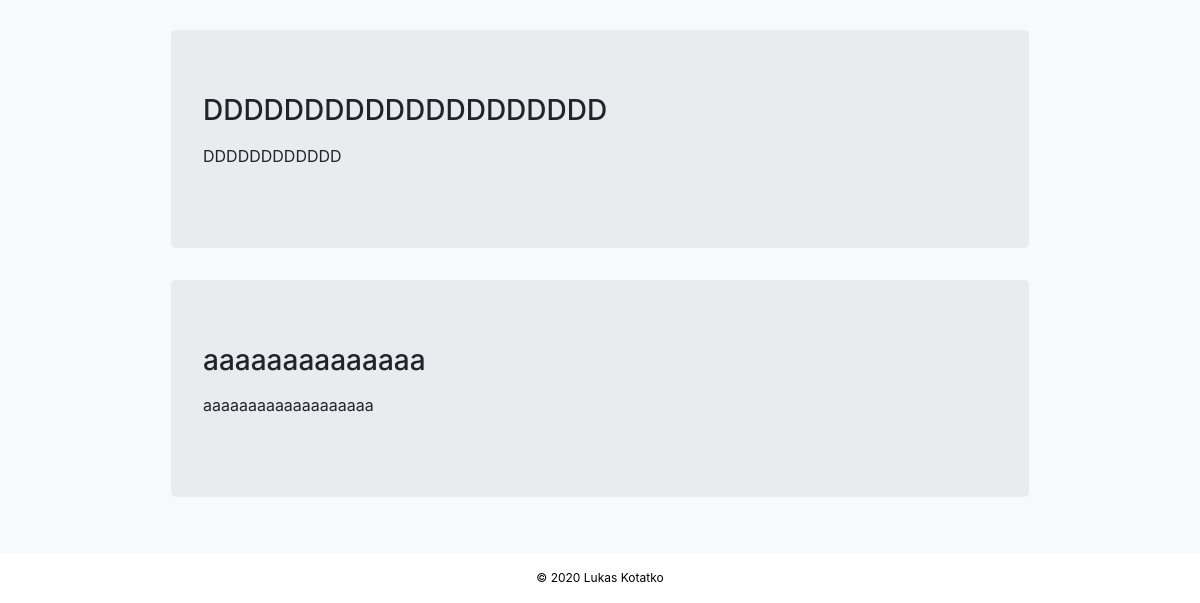
Page /projects (lower part) on the earlier database version.
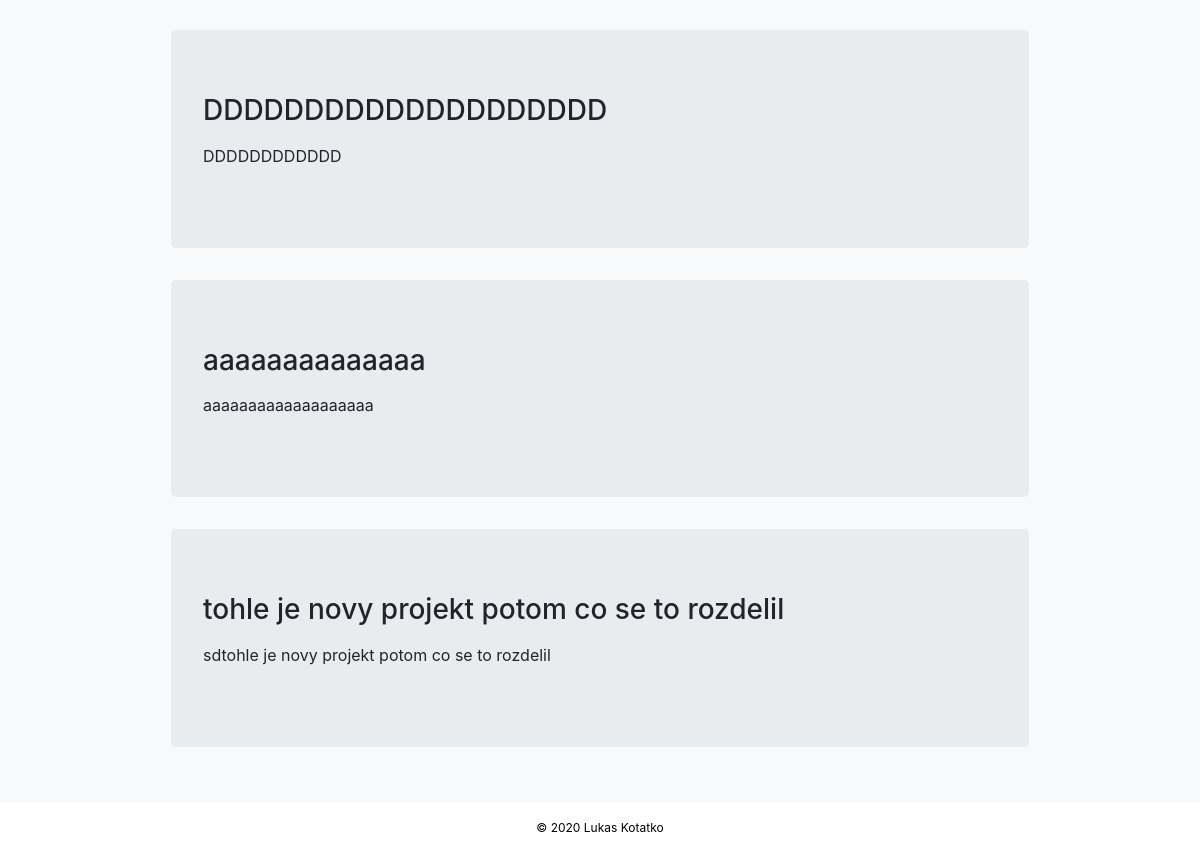
Same page on the later database version.
### application/models.py (models this page shows, shortened)
class ProjectModel(db.Model):
    __tablename__ = "projects"
    id = db.Column(db.Integer, primary_key=True)
    title = db.Column(db.String(128), unique=False, nullable=False)
    description = db.Column(db.Text, unique=False, nullable=False)
    project_url = db.Column(db.String(256), unique=False, nullable=True)
    github_url = db.Column(db.String(256), unique=False, nullable=True)
    time_added = db.Column(db.DateTime, unique=False, nullable=False)

### application/routes.py (the view)
@app.route('/projects')
def projects():
    projects = ProjectModel.query.all()
    return render_template("projects.html", projects=projects)

### application/templates/projects.html (shortened to what this page needs)
{% extends 'layout.html' %}
{% block content %}
<div class="container projects">
<br>
{% for project in projects %}
    {% if project.project_url %}
        <a style="text-decoration: none; text-align: justify; color: black !important;" href="{{ project.project_url }}" target="_blank">
            <div>
                <div class="uk-card uk-card-default uk-card-hover uk-card-body jumbotron">
                    <h3 class="uk-card-title">{{ project.title }}</h3>
                    <p>{{ project.description | safe }}</p>
                    {% if  project.github_url  %}
                        <p style="text-align:right;"><a href="{{ project.github_url }}" target="_blank" uk-icon="github"></a>
                    {% endif %}
                </div>
            </div>
        </a>
    {% else %}
        <div>
            <div class="uk-card uk-card-default uk-card-hover uk-card-body jumbotron">
                <h3 class="uk-card-title">{{ project.title }}</h3>
                <p>{{ project.description | safe}}</p>
            </div>
        </div>
    {% endif %}
{% endfor%}
</div>
{% endblock %}

Differences in the rows shown:
added ProjectModel: title "tohle je novy projekt potom co se to rozdelil", description "sdtohle je novy projekt potom co se to rozdelil"
